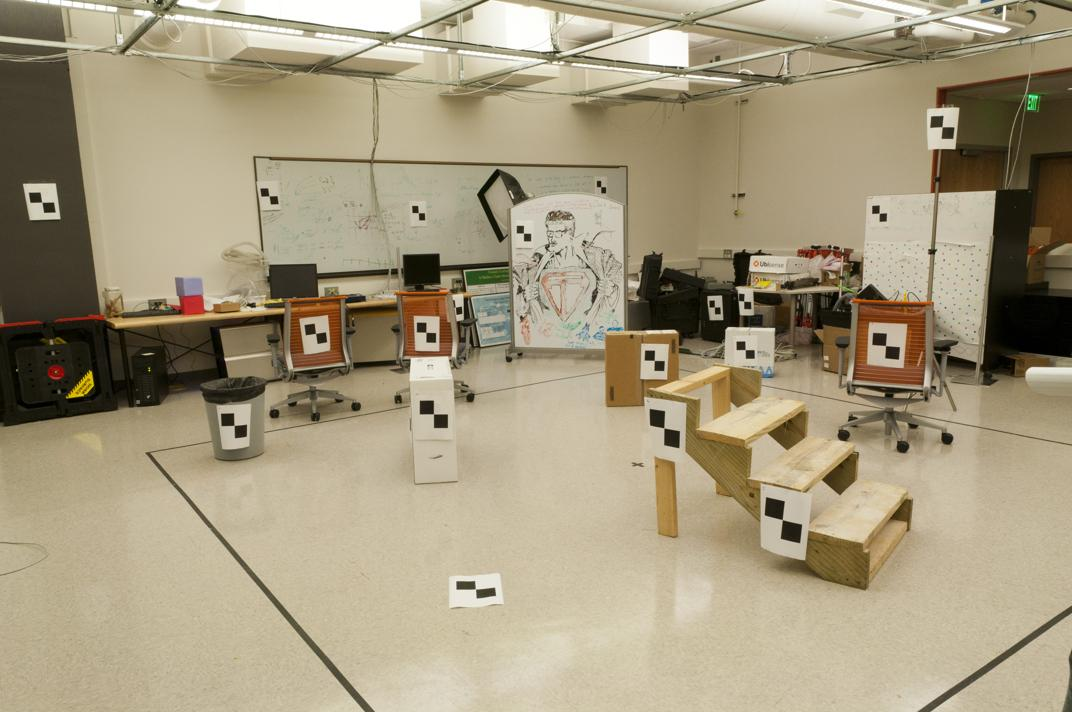
#> input picture HW4/lab1.jpg, 1072 x 712 px
$ jupyter execute jgutam_hw4_code.ipynb
#> lines starting #> are read from the running program, lines starting #| are printed output that depends on the picture
# Part1: Fundamental Estimation

[cell 1]
from PIL import Image
import numpy as np
import matplotlib.pyplot as plt

[cell 2]
##
## load images and match files for the first example
##

I1 = Image.open('lab1.jpg');
#> I1 is the input picture: PIL image 1072x712 RGB; mean R, G, B 164.7, 153, 126.2
I2 = Image.open('lab2.jpg');
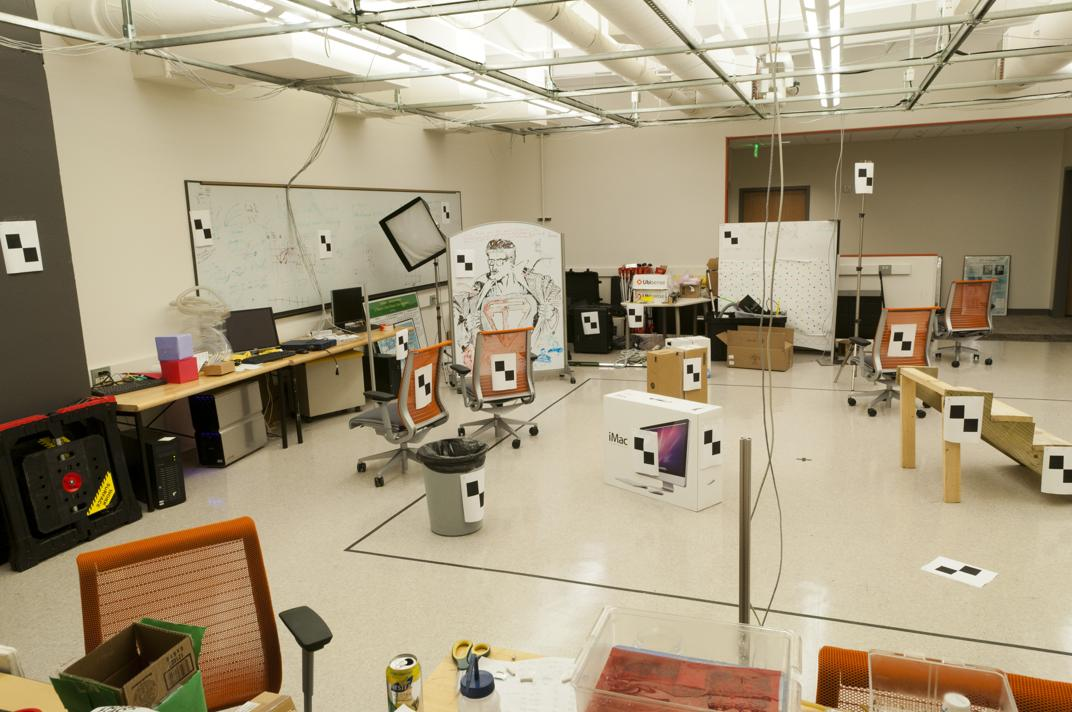
#> input picture HW4/lab2.jpg, 1072 x 712 px
#> I2 is the input picture: PIL image 1072x712 RGB; mean R, G, B 166.6, 152.9, 126
matches = np.loadtxt('lab_matches.txt');

print(matches)

[cell 3]
# this is a N x 4 file where the first two numbers of each row
# are coordinates of corners in the first image and the last two
# are coordinates of corresponding corners in the second image:
# matches(i,1:2) is a point in the first image
# matches(i,3:4) is a corresponding point in the second image

N = len(matches)

[cell 4]
def normalize(points):
    """
    Normalize coordinates of matching points.
    """
    # Compute centroid of points
    centroid = np.mean(points, axis=0)

    # Translate points so that centroid is at origin
    translated_points = points - centroid

    # Compute average distance from origin
    avg_distance = np.mean(np.sqrt(np.sum(translated_points**2, axis=1)))

    # Scale points so that average distance from origin is sqrt(2)
    scale = np.sqrt(2) / avg_distance

    # Construct normalization matrix
    T = np.array([
        [scale, 0, -scale * centroid[0]],
        [0, scale, -scale * centroid[1]],
        [0, 0, 1]
    ])

    return T

[cell 5]
def unnormalized_fit_fundamental(matches):
    """
    Fit a fundamental matrix to the given matching points using unnormalized method.
    """
    # Extract coordinates of matching points
    pts1 = matches[:, :2]
    pts2 = matches[:, 2:]

    # Construct the A matrix for linear equation
    A = np.zeros((len(pts1), 9))
    for i in range(len(pts1)):
        A[i] = [
            pts1[i][0] * pts2[i][0],
            pts1[i][0] * pts2[i][1],
            pts1[i][0],
            pts1[i][1] * pts2[i][0],
            pts1[i][1] * pts2[i][1],
            pts1[i][1],
            pts2[i][0],
            pts2[i][1],
            1
        ]

    # Solve for the fundamental matrix using SVD
    _, _, V = np.linalg.svd(A)
    F = V[-1].reshape(3, 3)

    # Enforce rank 2 constraint
    U, S, V = np.linalg.svd(F)
    S[-1] = 0
    F = np.dot(U, np.dot(np.diag(S), V))

    return F

[cell 6]
def fit_fundamental(matches):
    """
    Fit a fundamental matrix to the given matching points using normalized method.
    """
    # Extract coordinates of matching points
    pts1 = matches[:, :2]
    pts2 = matches[:, 2:]

    # Normalize the coordinates
    T1 = normalize(pts1)
    T2 = normalize(pts2)
    pts1_norm = np.dot(T1, np.vstack((pts1.T, np.ones(len(pts1))))).T
    pts2_norm = np.dot(T2, np.vstack((pts2.T, np.ones(len(pts2))))).T

    # Construct the A matrix for linear equation
    A = np.zeros((len(pts1), 9))
    for i in range(len(pts1)):
        A[i] = [
            pts1_norm[i][0] * pts2_norm[i][0],
            pts1_norm[i][0] * pts2_norm[i][1],
            pts1_norm[i][0],
            pts1_norm[i][1] * pts2_norm[i][0],
            pts1_norm[i][1] * pts2_norm[i][1],
            pts1_norm[i][1],
            pts2_norm[i][0],
            pts2_norm[i][1],
            1
        ]

    # Solve for the fundamental matrix using SVD
    _, _, V = np.linalg.svd(A)
    F = V[-1].reshape(3, 3)

    # Enforce rank 2 constraint
    U, S, V = np.linalg.svd(F)
    S[-1] = 0
    F = np.dot(U, np.dot(np.diag(S), V))

    # Denormalize the fundamental matrix
    F = np.dot(T2.T, np.dot(F, T1))

    return F

[cell 7]
##
## display second image with epipolar lines reprojected
## from the first image
##

# first, fit fundamental matrix to the matches
F = unnormalized_fit_fundamental(matches); # this is a function that you should write
M = np.c_[matches[:,0:2], np.ones((N,1))].transpose()
L1 = np.matmul(F, M).transpose() # transform points from
# the first image to get epipolar lines in the second image

[cell 8]
# find points on epipolar lines L closest to matches(:,3:4)
l = np.sqrt(L1[:,0]**2 + L1[:,1]**2)
L = np.divide(L1,np.kron(np.ones((3,1)),l).transpose())# rescale the line
pt_line_dist = np.multiply(L, np.c_[matches[:,2:4], np.ones((N,1))]).sum(axis = 1)
closest_pt = matches[:,2:4] - np.multiply(L[:,0:2],np.kron(np.ones((2,1)), pt_line_dist).transpose())

[cell 9]
# find endpoints of segment on epipolar line (for display purposes)
pt1 = closest_pt - np.c_[L[:,1], -L[:,0]]*10# offset from the closest point is 10 pixels
pt2 = closest_pt + np.c_[L[:,1], -L[:,0]]*10

[cell 10]
# display points and segments of corresponding epipolar lines
fig, ax = plt.subplots()
ax.set_aspect('equal')
ax.imshow(np.array(I2).astype(float))
ax.plot(matches[:,2],matches[:,3],  '+r')
ax.plot([matches[:,2], closest_pt[:,0]],[matches[:,3], closest_pt[:,1]], 'r')
ax.plot([pt1[:,0], pt2[:,0]],[pt1[:,1], pt2[:,1]], 'g')
plt.show()
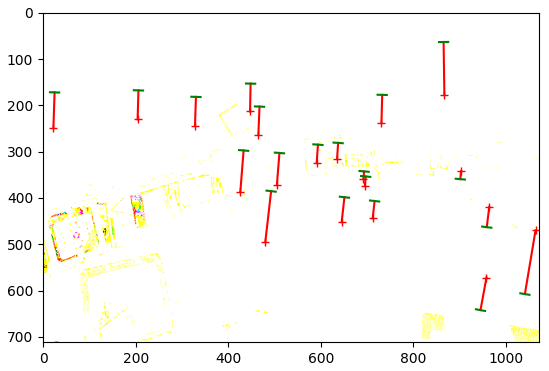
#> figure drawn by matplotlib, 1 panel

[cell 11]
def evaluate_residual(F, matches):
    """
    Compute the residual, i.e., the mean squared distance in pixels
    between points in both images and the corresponding epipolar lines.
    """
    N = len(matches)
    # Extract coordinates of matching points
    pts1 = matches[:, :2]
    pts2 = matches[:, 2:]

    # Compute epipolar lines in the second image
    lines = np.dot(F, np.hstack((pts1, np.ones((N, 1)))).T)
    # Normalize line equations
    norms = np.sqrt(lines[0]**2 + lines[1]**2)
    lines /= norms

    # Compute distances from points in the second image to their corresponding epipolar lines
    distances = np.abs(np.sum(lines * np.hstack((pts2, np.ones((N, 1)))).T, axis=0))

    # Compute mean squared distance (residual)
    residual = np.mean(distances**2)

    return residual

[cell 12]
# Fit fundamental matrix using normalized method
F_normalized = fit_fundamental(matches)
# Compute residual for normalized method
residual_normalized = evaluate_residual(F_normalized, matches)

# Fit fundamental matrix using unnormalized method
F_unnormalized = unnormalized_fit_fundamental(matches)
# Compute residual for unnormalized method
residual_unnormalized = evaluate_residual(F_unnormalized, matches)

print("Normalized Method Residual:", residual_normalized)
print("Unnormalized Method Residual:", residual_unnormalized)

# Part 2: Camera Calibration

[cell 13]
import numpy as np

# Load 2D matches from the lab pair
matches = np.loadtxt('lab_matches.txt')
pts1 = matches[:, :2]
pts2 = matches[:, 2:]

# Load 3D point coordinates
points_3d = np.loadtxt('lab_3d.txt')

def calculate_projection_matrix(pts1, pts2, points_3d):
    """
    Calculate the camera projection matrices.
    """
    # Construct the A matrix
    A = np.zeros((len(pts1) * 2, 12))
    for i in range(len(pts1)):
        A[2*i, :4] = np.hstack((points_3d[i], 1))
        A[2*i, 8:] = -pts1[i][0] * np.hstack((points_3d[i], 1))
        A[2*i + 1, 4:8] = np.hstack((points_3d[i], 1))
        A[2*i + 1, 8:] = -pts1[i][1] * np.hstack((points_3d[i], 1))

    # Solve for the projection matrix using SVD
    _, _, V = np.linalg.svd(A)
    M = V[-1].reshape(3, 4)

    return M

# Calculate the camera projection matrices
M1 = calculate_projection_matrix(pts1, pts2, points_3d)
M2 = calculate_projection_matrix(pts2, pts1, points_3d)

def evaluate_points(M, points_2d, points_3d):
    """
    Visualize the actual 2D points and the projected 2D points calculated from
    the projection matrix
    :param M: projection matrix 3 x 4
    :param points_2d: 2D points N x 2
    :param points_3d: 3D points N x 3
    :return: points_3d_proj, residual
    """
    N = len(points_3d)
    points_3d = np.hstack((points_3d, np.ones((N, 1))))
    points_3d_proj = np.dot(M, points_3d.T).T
    u = points_3d_proj[:, 0] / points_3d_proj[:, 2]
    v = points_3d_proj[:, 1] / points_3d_proj[:, 2]
    residual = np.sum(np.hypot(u - points_2d[:, 0], v - points_2d[:, 1]))
    points_3d_proj = np.hstack((u[:, np.newaxis], v[:, np.newaxis]))
    return points_3d_proj, residual

# Evaluate the projection matrices
proj_points1, residual1 = evaluate_points(M1, pts1, points_3d)
proj_points2, residual2 = evaluate_points(M2, pts2, points_3d)

print("Projection Matrix 1 Residual:", residual1)
print("Projection Matrix 2 Residual:", residual2)
